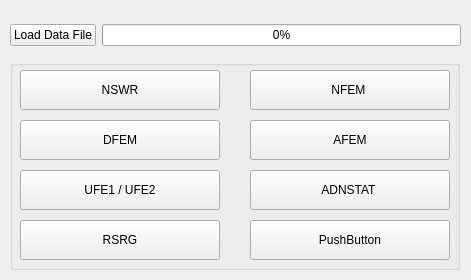
<?xml version="1.0" encoding="UTF-8"?>
<ui version="4.0">
 <class>Form</class>
 <widget class="QWidget" name="Form">
  <property name="geometry">
   <rect>
    <x>0</x>
    <y>0</y>
    <width>471</width>
    <height>280</height>
   </rect>
  </property>
  <property name="windowTitle">
   <string>Form</string>
  </property>
  <widget class="QGroupBox" name="groupBox_2">
   <property name="geometry">
    <rect>
     <x>10</x>
     <y>60</y>
     <width>450</width>
     <height>210</height>
    </rect>
   </property>
   <property name="title">
    <string/>
   </property>
   <widget class="QPushButton" name="btn_nswr">
    <property name="geometry">
     <rect>
      <x>10</x>
      <y>10</y>
      <width>200</width>
      <height>40</height>
     </rect>
    </property>
    <property name="text">
     <string>NSWR</string>
    </property>
   </widget>
   <widget class="QPushButton" name="btn_dfem">
    <property name="geometry">
     <rect>
      <x>10</x>
      <y>60</y>
      <width>200</width>
      <height>40</height>
     </rect>
    </property>
    <property name="text">
     <string>DFEM</string>
    </property>
   </widget>
   <widget class="QPushButton" name="btn_ufe">
    <property name="geometry">
     <rect>
      <x>10</x>
      <y>110</y>
      <width>200</width>
      <height>40</height>
     </rect>
    </property>
    <property name="text">
     <string>UFE1 / UFE2</string>
    </property>
   </widget>
   <widget class="QPushButton" name="btn_rsrg">
    <property name="geometry">
     <rect>
      <x>10</x>
      <y>160</y>
      <width>200</width>
      <height>40</height>
     </rect>
    </property>
    <property name="text">
     <string>RSRG</string>
    </property>
   </widget>
   <widget class="QPushButton" name="btn_adnstat">
    <property name="geometry">
     <rect>
      <x>240</x>
      <y>110</y>
      <width>200</width>
      <height>40</height>
     </rect>
    </property>
    <property name="text">
     <string>ADNSTAT </string>
    </property>
   </widget>
   <widget class="QPushButton" name="btn_nfem">
    <property name="geometry">
     <rect>
      <x>240</x>
      <y>10</y>
      <width>200</width>
      <height>40</height>
     </rect>
    </property>
    <property name="text">
     <string>NFEM </string>
    </property>
   </widget>
   <widget class="QPushButton" name="pushButton_8">
    <property name="geometry">
     <rect>
      <x>240</x>
      <y>160</y>
      <width>200</width>
      <height>40</height>
     </rect>
    </property>
    <property name="text">
     <string>PushButton</string>
    </property>
   </widget>
   <widget class="QPushButton" name="btn_afem">
    <property name="geometry">
     <rect>
      <x>240</x>
      <y>60</y>
      <width>200</width>
      <height>40</height>
     </rect>
    </property>
    <property name="text">
     <string>AFEM</string>
    </property>
   </widget>
  </widget>
  <widget class="QWidget" name="layoutWidget">
   <property name="geometry">
    <rect>
     <x>10</x>
     <y>19</y>
     <width>451</width>
     <height>32</height>
    </rect>
   </property>
   <layout class="QHBoxLayout" name="horizontalLayout">
    <item>
     <widget class="QPushButton" name="btnReadFile">
      <property name="text">
       <string>Load Data File</string>
      </property>
     </widget>
    </item>
    <item>
     <widget class="QProgressBar" name="progressReadFile">
      <property name="value">
       <number>0</number>
      </property>
     </widget>
    </item>
   </layout>
  </widget>
 </widget>
 <resources/>
 <connections/>
</ui>
